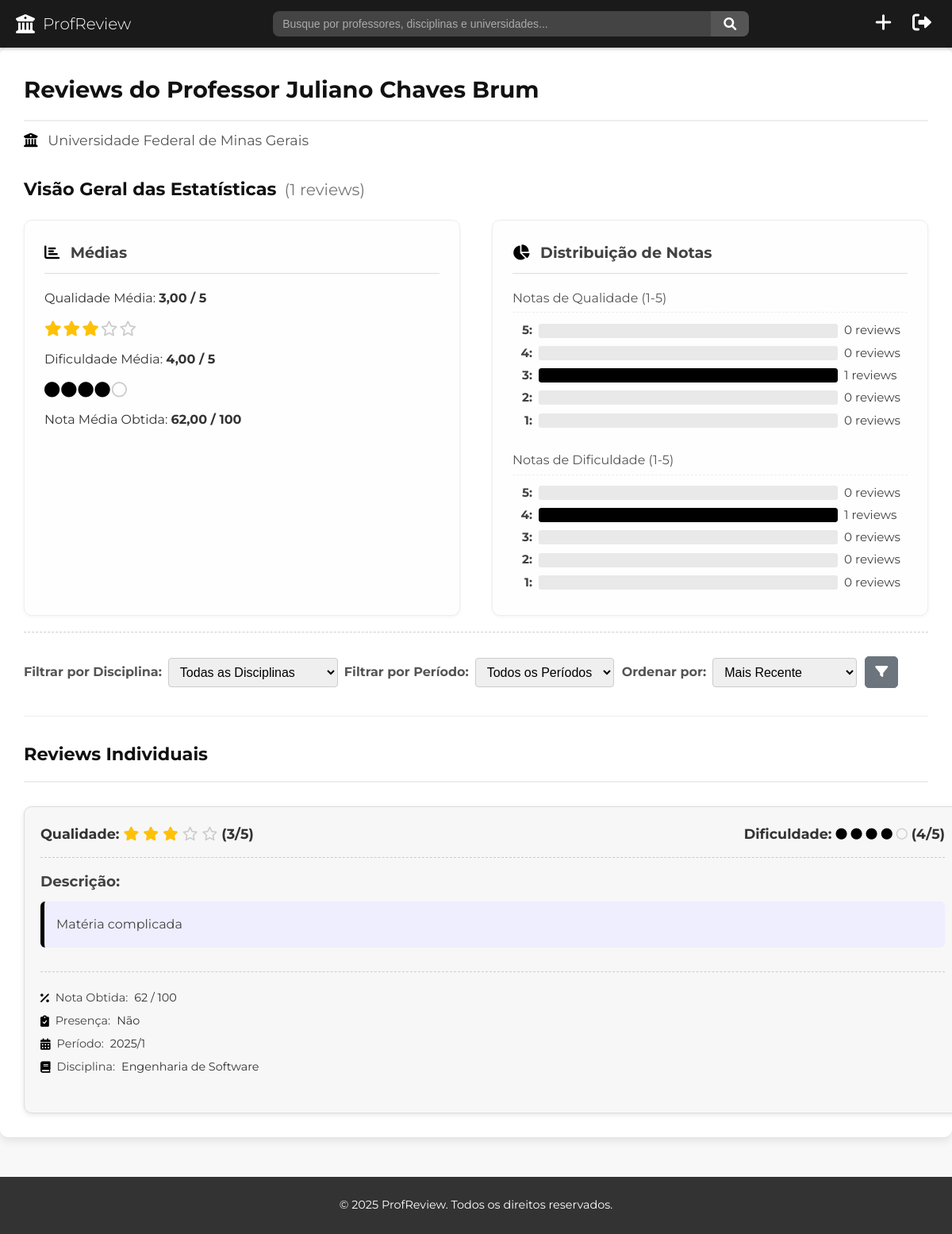
Screenshot of /reviews/professor_reviews/7/ (signed in) with the database file from the repository.
### universities/models.py (models this page shows, shortened)
class Professor(models.Model):
    name = models.CharField(max_length=255, null=False)
    departamento = models.CharField(max_length=255, null=False, default="Ciência da Computação")
    universidade = models.ForeignKey('Universidade', on_delete=models.CASCADE, null=True, blank=True)

class Universidade(models.Model):
    nome = models.CharField(max_length=255, null=False)

class Disciplina(models.Model):
    nome = models.CharField(max_length=255, null=False)
    carga_horaria = models.IntegerField(null=False)
    universidades = models.ManyToManyField(Universidade, blank=True)

### reviews/models.py (models this page shows, shortened)
class Review(models.Model):
    dificuldade = models.IntegerField(null=False, validators=[MinValueValidator(1), MaxValueValidator(5)])
    qualidade = models.IntegerField(null=False, validators=[MinValueValidator(0), MaxValueValidator(5)])
    descricao = models.TextField(null=False)
    nota_obtida = models.IntegerField(null=False, validators=[MinValueValidator(0), MaxValueValidator(100)])
    presenca = models.BooleanField(null=False, default=False)
    def validate_periodo(value):
        import re
        pattern = r'^\d{4}/[1-2]$'
        if not re.match(pattern, value):
            raise ValidationError(
                f'{value} não é um período válido. O formato deve ser "ano/semestre", exemplo: "2023/1" ou "2023/2" ou "2024/2".'
            )
    periodo = models.CharField(max_length=7, null=False, validators=[validate_periodo])
    professor = models.ForeignKey('universities.Professor', on_delete=models.CASCADE, null=False, blank=False)
    disciplina = models.ForeignKey('universities.disciplina', on_delete=models.CASCADE, null=False, blank=False)
    usuario = models.ForeignKey(User, on_delete=models.CASCADE, null=True, blank=True)

### reviews/views.py (the view)
# urls.py: path("professor_reviews/<int:professor_id>/", views.professor_reviews_view, name="professor_reviews"),
@login_required
def professor_reviews_view(request, professor_id):
    professor = get_object_or_404(Professor, id=professor_id)
    initial_reviews_queryset = Review.objects.filter(professor=professor)
    filtered_ordered_reviews_queryset = initial_reviews_queryset
    filter_disciplina = request.GET.get('disciplina', '')
    filter_periodo = request.GET.get('periodo', '')
    ordenar = request.GET.get('ordenar', 'newest')  # Default order
    if filter_disciplina:
        filtered_ordered_reviews_queryset = filtered_ordered_reviews_queryset.filter(disciplina__id=filter_disciplina)
    if filter_periodo:
        filtered_ordered_reviews_queryset = filtered_ordered_reviews_queryset.filter(periodo=filter_periodo)
    sort_mapping = {
        'newest': '-periodo',
        'quality_desc': '-qualidade',
        'quality_asc': 'qualidade',
        'difficulty_desc': '-dificuldade',
        'difficulty_asc': 'dificuldade',
        'grade_desc': '-nota_obtida',
        'grade_asc': 'nota_obtida',
    }
    order_field = sort_mapping.get(ordenar, '-periodo')
    filtered_ordered_reviews_queryset = filtered_ordered_reviews_queryset.order_by(order_field)
    disciplinas = Disciplina.objects.filter(review__professor=professor).distinct().order_by('nome')
    periodos = initial_reviews_queryset.values_list('periodo', flat=True).distinct().order_by('-periodo')
    averages = initial_reviews_queryset.aggregate(
        Avg('dificuldade'),
        Avg('qualidade'),
        Avg('nota_obtida')
    )
    quality_counts_qs = initial_reviews_queryset.values('qualidade').annotate(count=Count('qualidade')).order_by('-qualidade')
    difficulty_counts_qs = initial_reviews_queryset.values('dificuldade').annotate(count=Count('dificuldade')).order_by('-dificuldade')
    max_quality_count = max([item['count'] for item in quality_counts_qs] + [0])
    max_difficulty_count = max([item['count'] for item in difficulty_counts_qs] + [0])
    full_quality_distribution = []
    for score in range(5, 0, -1):
        count = next((item['count'] for item in quality_counts_qs if item['qualidade'] == score), 0)
        percentage = (count / max_quality_count * 100) if max_quality_count > 0 else 0
        full_quality_distribution.append({'score': score, 'count': count, 'percentage': percentage})
    full_difficulty_distribution = []
    for score in range(5, 0, -1):
        count = next((item['count'] for item in difficulty_counts_qs if item['dificuldade'] == score), 0)
        percentage = (count / max_difficulty_count * 100) if max_difficulty_count > 0 else 0
        full_difficulty_distribution.append({'score': score, 'count': count, 'percentage': percentage})
    avg_quality = averages.get('qualidade__avg') or 0
    avg_difficulty = averages.get('dificuldade__avg') or 0
    def calculate_visual_icons_for_average(average):
        full_icons = floor(average)
        has_half = (average - full_icons) >= 0.5
        empty_icons = 5 - full_icons - (1 if has_half else 0)
        full_icons = max(0, full_icons)
        empty_icons = max(0, empty_icons)
        return {'full': full_icons, 'half': has_half, 'empty': empty_icons}
    avg_quality_icons = calculate_visual_icons_for_average(avg_quality)
    avg_difficulty_rounded = round(avg_difficulty)
    avg_difficulty_icons = {
        'full': max(0, min(5, avg_difficulty_rounded)),
        'half': False,
        'empty': max(0, 5 - max(0, min(5, avg_difficulty_rounded)))
    }
    total_reviews = initial_reviews_queryset.count()
    processed_reviews = []
    for review in filtered_ordered_reviews_queryset:  # Itera sobre o queryset filtrado/ordenado
        review.filled_quality_stars = review.qualidade
        review.empty_quality_stars = 5 - review.qualidade
        review.filled_difficulty_circles = review.dificuldade
        review.empty_difficulty_circles = 5 - review.dificuldade
        processed_reviews.append(review)
    paginator = Paginator(processed_reviews, 10)  # Pagina a lista processada
    page_number = request.GET.get('page')
    page_obj = paginator.get_page(page_number)
    context = {
        'professor': professor,
        'reviews': page_obj,  # Passa a lista paginada de reviews processados (FILTRADA/ORDENADA)
        'is_paginated': page_obj.has_other_pages(),
        'page_obj': page_obj,
        'averages': averages,  # Estatísticas totais
        'avg_quality_icons': avg_quality_icons,  # Estatísticas totais
        'avg_difficulty_icons': avg_difficulty_icons,  # Estatísticas totais
        'quality_distribution': full_quality_distribution,  # Estatísticas totais
        'difficulty_distribution': full_difficulty_distribution,  # Estatísticas totais
        'total_reviews': total_reviews,  # Estatísticas totais
        'current_order': ordenar,
        'current_disciplina': filter_disciplina,
        'current_periodo': filter_periodo,
        'disciplinas': disciplinas,  # Disciplinas disponíveis para filtro (TOTAIS)
        'periodos': periodos,  # Períodos disponíveis para filtro (TOTAIS)
    }
    is_ajax = request.headers.get('x-requested-with') == 'XMLHttpRequest'
    if is_ajax:
        html = render_to_string('reviews/includes/review_list.html', context, request=request)
        return JsonResponse({'html': html})
    else:
        return render(request, 'reviews/single_professor_reviews.html', context)

### reviews/templates/reviews/single_professor_reviews.html (shortened to what this page needs)
{% load static %}
<!DOCTYPE html>
<html lang="pt-br">
<head>
    <link rel="stylesheet" href="{% static 'reviews/style.css' %}">
    <link rel="stylesheet" href="https://cdnjs.cloudflare.com/ajax/libs/font-awesome/6.0.0/css/all.min.css">
</head>
<body>
    {% include 'reviews/top-bar.html' %}
    <main class="container content-area" style="margin-top: 60px;">
        {% include 'reviews/includes/professor_info.html' %}
        {% include 'reviews/includes/statistics.html' %}
        {% include 'reviews/includes/interactivity.html' %}
        <section class="reviews-list">
             <h3>Reviews Individuais</h3>
             <div id="reviews-container">
                 {% include 'reviews/includes/review_list.html' with reviews=reviews page_obj=page_obj is_paginated=is_paginated current_order=current_order current_disciplina=current_disciplina current_periodo=current_periodo user=user %}
             </div>
        </section>
    </main>
    {% include 'reviews/includes/footer.html' %}
</body>
</html>

### reviews/templates/reviews/includes/professor_info.html
<h2>Reviews do Professor {{ professor.name }}</h2>
{% if professor.universidade %}
    <p class="professor-university"><i class="fas fa-university"></i> {{ professor.universidade.nome }}</p>
{% endif %}

### reviews/templates/reviews/includes/review_list.html (shortened to what this page needs)
{% load static %}
{% if reviews %}
    <div class="review-items-container reviews-stacked">
        {% for review in reviews %}
            <div class="review-item">
                <div class="review-header">
                    <span class="review-quality">
                        Qualidade:
                        {% for _ in ""|ljust:review.filled_quality_stars %}
                            <i class="fas fa-star star-filled"></i>
                        {% endfor %}
                        {% for _ in ""|ljust:review.empty_quality_stars %}
                            <i class="far fa-star star-empty"></i>
                        {% endfor %}
                         ({{ review.qualidade }}/5)
                    </span>
                    <span class="review-difficulty">
                        Dificuldade:
                        {% for _ in ""|ljust:review.filled_difficulty_circles %}
                            <i class="fas fa-circle difficulty-filled"></i>
                        {% endfor %}
                         {% for _ in ""|ljust:review.empty_difficulty_circles %}
                            <i class="far fa-circle difficulty-empty"></i>
                         {% endfor %}
                         ({{ review.dificuldade }}/5)
                    </span>
                </div>
                <div class="review-description">
                    <h4>Descrição:</h4>
                    <p>{{ review.descricao }}</p>
                </div>
                <div class="review-details">
                    <p><i class="fas fa-percent"></i> Nota Obtida: <strong>{{ review.nota_obtida }} / 100</strong></p>
                    <p><i class="fas fa-clipboard-check"></i> Presença: <strong>{{ review.presenca|yesno:"Sim,Não" }}</strong></p>
                    <p><i class="fas fa-calendar-alt"></i> Período: <strong>{{ review.periodo }}</strong></p>
                    <p><i class="fas fa-book"></i> Disciplina: <strong>{{ review.disciplina.nome }}</strong></p>
                </div>
            </div>
        {% endfor %}
    </div>
{% else %}
    <p class="no-reviews-message"><i class="fas fa-info-circle"></i> Nenhum review encontrado para este professor com os filtros aplicados.</p>
{% endif %}

### reviews/static/reviews/style.css (style rules this page uses)
body { font-family: 'Montserrat', 'Roboto', sans-serif; line-height: 1.6; margin: 0; padding: 0; background-color: #f8f8f8; color: #333; }
.container { max-width: 1200px; margin: 0 auto; padding: 0 20px; }
main { margin-top: 60px; }
.content-area { background-color: #fff; padding: 30px; border-radius: 10px; box-shadow: 0 4px 12px rgba(0, 0, 0, 0.1); margin-bottom: 30px; }
.content-area h2 { color: #111; border-bottom: 2px solid #eee; padding-bottom: 15px; margin-top: 0; margin-bottom: 30px; font-size: 1.8rem; }
.professor-university { margin-top: -20px; margin-bottom: 30px; color: #555; font-size: 1.1em; text-align: left; }
.professor-university i { margin-right: 8px; color: #000; }
.reviews-list { margin-top: 30px; }
.reviews-list h3 { color: #111; border-bottom: 2px solid #eee; padding-bottom: 15px; margin-bottom: 30px; font-size: 1.4rem; }
#reviews-container { min-height: 100px; }
.review-items-container.reviews-stacked { display: flex; flex-direction: column; gap: 25px; }
.review-item { background-color: #f7f7f7; border: 1px solid #ddd; border-radius: 10px; padding: 20px; box-shadow: 0 2px 6px rgba(0, 0, 0, 0.1); display: flex; flex-direction: column; transition: transform 0.15s ease, box-shadow 0.15s ease; width: 100%; }
.review-header { display: flex; justify-content: space-between; margin-bottom: 15px; padding-bottom: 15px; border-bottom: 1px dashed #ccc; font-size: 1.1em; font-weight: bold; flex-wrap: wrap; gap: 15px; align-items: center; }
.review-quality, .review-difficulty { display: flex; align-items: center; gap: 5px; }
.star-filled { color: #ffc107; }
.star-empty { color: #ccc; }
.difficulty-filled { color: #000; }
.difficulty-empty { color: #ccc; }
.review-quality i.fas, .review-quality i.far { font-size: 1em; }
.review-difficulty i.fas, .review-difficulty i.far { font-size: 0.8em; }
.review-description { margin-bottom: 15px; flex-grow: 1; }
.review-description h4 { margin: 0 0 10px 0; color: #424242; font-size: 1.15em; }
.review-description p { margin: 0; font-style: normal; padding: 15px; background-color: #eef; border-left: 5px solid #000; border-radius: 6px; white-space: pre-wrap; word-wrap: break-word; line-height: 1.8; color: #424242; font-size: 1em; }
.review-details { margin-top: 15px; padding-top: 15px; border-top: 1px dashed #ccc; font-size: 0.9em; color: #424242; }
.review-details p { margin: 6px 0; display: flex; align-items: center; gap: 8px; }
.review-details p i { margin-right: 0; color: #000; flex-shrink: 0; }
.review-details strong { color: #333; font-weight: normal; }

### rows the page displays
Professor: name "Juliano Chaves Brum", universidade.nome "Universidade Federal de Minas Gerais"
Review: qualidade "3", dificuldade "4", descricao "Matéria complicada", nota_obtida "62", presenca "Não", periodo "2025/1", disciplina.nome "Engenharia de Software"

### other values shown
{{ total_reviews }} "1"
{{ averages.qualidade__avg|floatformat:2 }} "3,00"
{{ averages.dificuldade__avg|floatformat:2 }} "4,00"
{{ averages.nota_obtida__avg|floatformat:2 }} "62,00"
{{ item.score }} "5" "4" "3" "2" "1"
{{ item.count }} "0" "0" "1" "0" "0"
{{ item.count }} "0" "1" "0" "0" "0"
